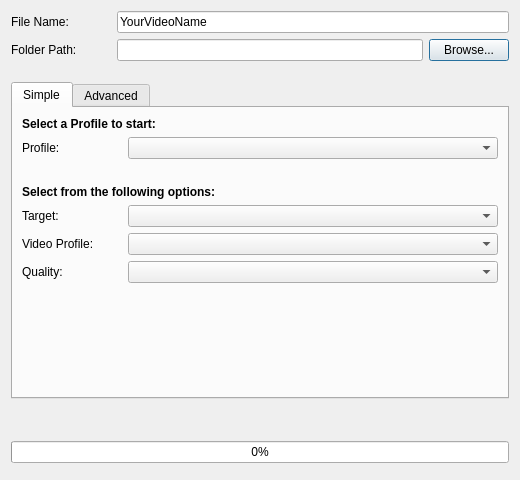
<?xml version="1.0" encoding="UTF-8"?>
<ui version="4.0">
 <class>Dialog</class>
 <widget class="QDialog" name="Dialog">
  <property name="geometry">
   <rect>
    <x>0</x>
    <y>0</y>
    <width>520</width>
    <height>480</height>
   </rect>
  </property>
  <property name="sizePolicy">
   <sizepolicy hsizetype="Preferred" vsizetype="Preferred">
    <horstretch>0</horstretch>
    <verstretch>0</verstretch>
   </sizepolicy>
  </property>
  <property name="windowTitle">
   <string>Export Video</string>
  </property>
  <property name="windowIcon">
   <iconset>
    <normaloff>../../images/openshot.png</normaloff>../../images/openshot.png</iconset>
  </property>
  <property name="autoFillBackground">
   <bool>false</bool>
  </property>
  <layout class="QGridLayout" name="gridLayout">
   <item row="4" column="0">
    <widget class="QProgressBar" name="progressExportVideo">
     <property name="sizePolicy">
      <sizepolicy hsizetype="Expanding" vsizetype="Minimum">
       <horstretch>0</horstretch>
       <verstretch>0</verstretch>
      </sizepolicy>
     </property>
     <property name="value">
      <number>0</number>
     </property>
    </widget>
   </item>
   <item row="0" column="0">
    <layout class="QVBoxLayout" name="verticalLayout">
     <item>
      <layout class="QHBoxLayout" name="horizontalLayout_3">
       <item>
        <widget class="QLabel" name="lblFileName">
         <property name="minimumSize">
          <size>
           <width>100</width>
           <height>0</height>
          </size>
         </property>
         <property name="text">
          <string>File Name:</string>
         </property>
        </widget>
       </item>
       <item>
        <widget class="QLineEdit" name="txtFileName">
         <property name="text">
          <string>YourVideoName</string>
         </property>
        </widget>
       </item>
      </layout>
     </item>
     <item>
      <layout class="QHBoxLayout" name="horizontalLayout_4">
       <property name="bottomMargin">
        <number>15</number>
       </property>
       <item>
        <widget class="QLabel" name="lblFolderPath">
         <property name="minimumSize">
          <size>
           <width>100</width>
           <height>0</height>
          </size>
         </property>
         <property name="text">
          <string>Folder Path:</string>
         </property>
        </widget>
       </item>
       <item>
        <widget class="QLineEdit" name="txtExportFolder"/>
       </item>
       <item>
        <widget class="QPushButton" name="btnBrowse">
         <property name="text">
          <string>Browse...</string>
         </property>
        </widget>
       </item>
      </layout>
     </item>
    </layout>
   </item>
   <item row="5" column="0">
    <widget class="QDialogButtonBox" name="buttonBox"/>
   </item>
   <item row="3" column="0">
    <spacer name="verticalSpacer_3">
     <property name="orientation">
      <enum>Qt::Vertical</enum>
     </property>
     <property name="sizeHint" stdset="0">
      <size>
       <width>20</width>
       <height>40</height>
      </size>
     </property>
    </spacer>
   </item>
   <item row="1" column="0" rowspan="2">
    <widget class="QTabWidget" name="tabWidget">
     <property name="sizePolicy">
      <sizepolicy hsizetype="Preferred" vsizetype="Preferred">
       <horstretch>0</horstretch>
       <verstretch>0</verstretch>
      </sizepolicy>
     </property>
     <property name="autoFillBackground">
      <bool>false</bool>
     </property>
     <property name="styleSheet">
      <string notr="true"/>
     </property>
     <property name="tabShape">
      <enum>QTabWidget::Rounded</enum>
     </property>
     <property name="currentIndex">
      <number>0</number>
     </property>
     <property name="documentMode">
      <bool>false</bool>
     </property>
     <widget class="QWidget" name="Simple">
      <property name="autoFillBackground">
       <bool>false</bool>
      </property>
      <property name="styleSheet">
       <string notr="true"/>
      </property>
      <attribute name="title">
       <string>Simple</string>
      </attribute>
      <layout class="QGridLayout" name="gridLayout_2">
       <property name="horizontalSpacing">
        <number>6</number>
       </property>
       <item row="4" column="0">
        <layout class="QFormLayout" name="formLayout_4">
         <property name="bottomMargin">
          <number>20</number>
         </property>
         <item row="0" column="0">
          <widget class="QLabel" name="label_5">
           <property name="minimumSize">
            <size>
             <width>100</width>
             <height>0</height>
            </size>
           </property>
           <property name="text">
            <string>Quality:</string>
           </property>
          </widget>
         </item>
         <item row="0" column="1">
          <widget class="QComboBox" name="cboSimpleQuality">
           <property name="sizePolicy">
            <sizepolicy hsizetype="Preferred" vsizetype="Fixed">
             <horstretch>0</horstretch>
             <verstretch>0</verstretch>
            </sizepolicy>
           </property>
          </widget>
         </item>
        </layout>
       </item>
       <item row="0" column="0">
        <layout class="QVBoxLayout" name="verticalLayout_2">
         <item>
          <widget class="QLabel" name="lblChooseProfile">
           <property name="text">
            <string>&lt;b&gt;Select a Profile to start:&lt;/b&gt;</string>
           </property>
          </widget>
         </item>
         <item>
          <layout class="QFormLayout" name="formLayout">
           <property name="verticalSpacing">
            <number>29</number>
           </property>
           <property name="bottomMargin">
            <number>20</number>
           </property>
           <item row="0" column="0">
            <widget class="QLabel" name="label">
             <property name="sizePolicy">
              <sizepolicy hsizetype="Preferred" vsizetype="Preferred">
               <horstretch>0</horstretch>
               <verstretch>0</verstretch>
              </sizepolicy>
             </property>
             <property name="minimumSize">
              <size>
               <width>100</width>
               <height>0</height>
              </size>
             </property>
             <property name="text">
              <string>Profile:</string>
             </property>
            </widget>
           </item>
           <item row="0" column="1">
            <widget class="QComboBox" name="cboSimpleProjectType">
             <property name="sizePolicy">
              <sizepolicy hsizetype="Expanding" vsizetype="Fixed">
               <horstretch>0</horstretch>
               <verstretch>0</verstretch>
              </sizepolicy>
             </property>
            </widget>
           </item>
          </layout>
         </item>
        </layout>
       </item>
       <item row="1" column="0">
        <widget class="QLabel" name="label_2">
         <property name="text">
          <string>&lt;b&gt;Select from the following options:&lt;/b&gt;</string>
         </property>
        </widget>
       </item>
       <item row="3" column="0">
        <layout class="QFormLayout" name="formLayout_3">
         <item row="0" column="1">
          <widget class="QComboBox" name="cboSimpleVideoProfile">
           <property name="sizePolicy">
            <sizepolicy hsizetype="Preferred" vsizetype="Fixed">
             <horstretch>0</horstretch>
             <verstretch>0</verstretch>
            </sizepolicy>
           </property>
          </widget>
         </item>
         <item row="0" column="0">
          <widget class="QLabel" name="label_4">
           <property name="minimumSize">
            <size>
             <width>100</width>
             <height>0</height>
            </size>
           </property>
           <property name="text">
            <string>Video Profile:</string>
           </property>
          </widget>
         </item>
        </layout>
       </item>
       <item row="5" column="0">
        <spacer name="verticalSpacer_2">
         <property name="orientation">
          <enum>Qt::Vertical</enum>
         </property>
         <property name="sizeHint" stdset="0">
          <size>
           <width>20</width>
           <height>40</height>
          </size>
         </property>
        </spacer>
       </item>
       <item row="2" column="0">
        <layout class="QFormLayout" name="formLayout_2">
         <property name="fieldGrowthPolicy">
          <enum>QFormLayout::AllNonFixedFieldsGrow</enum>
         </property>
         <item row="0" column="1">
          <widget class="QComboBox" name="cboSimpleTarget">
           <property name="sizePolicy">
            <sizepolicy hsizetype="Preferred" vsizetype="Fixed">
             <horstretch>0</horstretch>
             <verstretch>0</verstretch>
            </sizepolicy>
           </property>
          </widget>
         </item>
         <item row="0" column="0">
          <widget class="QLabel" name="label_3">
           <property name="minimumSize">
            <size>
             <width>100</width>
             <height>0</height>
            </size>
           </property>
           <property name="text">
            <string>Target:</string>
           </property>
          </widget>
         </item>
        </layout>
       </item>
      </layout>
     </widget>
     <widget class="QWidget" name="Advanced">
      <attribute name="title">
       <string>Advanced</string>
      </attribute>
      <layout class="QGridLayout" name="gridLayout_3">
       <item row="0" column="0">
        <widget class="QToolBox" name="toolBox">
         <property name="sizePolicy">
          <sizepolicy hsizetype="Preferred" vsizetype="MinimumExpanding">
           <horstretch>0</horstretch>
           <verstretch>0</verstretch>
          </sizepolicy>
         </property>
         <property name="frameShape">
          <enum>QFrame::NoFrame</enum>
         </property>
         <property name="frameShadow">
          <enum>QFrame::Plain</enum>
         </property>
         <property name="lineWidth">
          <number>0</number>
         </property>
         <property name="currentIndex">
          <number>0</number>
         </property>
         <widget class="QWidget" name="pageAdvancedOptions">
          <property name="geometry">
           <rect>
            <x>0</x>
            <y>0</y>
            <width>413</width>
            <height>119</height>
           </rect>
          </property>
          <attribute name="label">
           <string>Advanced Options</string>
          </attribute>
          <layout class="QGridLayout" name="gridLayout_4">
           <item row="0" column="0">
            <layout class="QVBoxLayout" name="verticalLayout_6">
             <item>
              <layout class="QHBoxLayout" name="horizontalLayout_2">
               <property name="bottomMargin">
                <number>0</number>
               </property>
               <item>
                <widget class="QLabel" name="lblExportTo">
                 <property name="minimumSize">
                  <size>
                   <width>100</width>
                   <height>0</height>
                  </size>
                 </property>
                 <property name="text">
                  <string>Export To:</string>
                 </property>
                </widget>
               </item>
               <item>
                <widget class="QComboBox" name="cboExportTo">
                 <property name="sizePolicy">
                  <sizepolicy hsizetype="Expanding" vsizetype="Fixed">
                   <horstretch>0</horstretch>
                   <verstretch>0</verstretch>
                  </sizepolicy>
                 </property>
                </widget>
               </item>
              </layout>
             </item>
            </layout>
           </item>
           <item row="2" column="0">
            <layout class="QHBoxLayout" name="horizontalLayout">
             <item>
              <widget class="QLabel" name="lblEndFrame">
               <property name="minimumSize">
                <size>
                 <width>100</width>
                 <height>0</height>
                </size>
               </property>
               <property name="text">
                <string>End Frame:</string>
               </property>
              </widget>
             </item>
             <item>
              <widget class="QSpinBox" name="txtEndFrame">
               <property name="sizePolicy">
                <sizepolicy hsizetype="Expanding" vsizetype="Fixed">
                 <horstretch>0</horstretch>
                 <verstretch>0</verstretch>
                </sizepolicy>
               </property>
               <property name="minimum">
                <number>1</number>
               </property>
               <property name="maximum">
                <number>99999999</number>
               </property>
              </widget>
             </item>
            </layout>
           </item>
           <item row="1" column="0">
            <layout class="QHBoxLayout" name="horizontalLayout_5">
             <item>
              <widget class="QLabel" name="lblStartFrame">
               <property name="minimumSize">
                <size>
                 <width>100</width>
                 <height>0</height>
                </size>
               </property>
               <property name="text">
                <string>Start Frame:</string>
               </property>
              </widget>
             </item>
             <item>
              <widget class="QSpinBox" name="txtStartFrame">
               <property name="sizePolicy">
                <sizepolicy hsizetype="Expanding" vsizetype="Fixed">
                 <horstretch>0</horstretch>
                 <verstretch>0</verstretch>
                </sizepolicy>
               </property>
               <property name="minimum">
                <number>1</number>
               </property>
               <property name="maximum">
                <number>99999999</number>
               </property>
              </widget>
             </item>
            </layout>
           </item>
          </layout>
         </widget>
         <widget class="QWidget" name="pageProfile">
          <property name="geometry">
           <rect>
            <x>0</x>
            <y>0</y>
            <width>271</width>
            <height>257</height>
           </rect>
          </property>
          <property name="sizePolicy">
           <sizepolicy hsizetype="Preferred" vsizetype="Preferred">
            <horstretch>0</horstretch>
            <verstretch>0</verstretch>
           </sizepolicy>
          </property>
          <attribute name="label">
           <string>Profile</string>
          </attribute>
          <layout class="QGridLayout" name="gridLayout_5">
           <property name="sizeConstraint">
            <enum>QLayout::SetNoConstraint</enum>
           </property>
           <item row="0" column="0">
            <layout class="QHBoxLayout" name="horizontalLayout_6">
             <item>
              <widget class="QLabel" name="lblProfile_2">
               <property name="minimumSize">
                <size>
                 <width>100</width>
                 <height>0</height>
                </size>
               </property>
               <property name="text">
                <string>Profile:</string>
               </property>
              </widget>
             </item>
             <item>
              <widget class="QComboBox" name="cboProfile">
               <property name="sizePolicy">
                <sizepolicy hsizetype="Expanding" vsizetype="Fixed">
                 <horstretch>0</horstretch>
                 <verstretch>0</verstretch>
                </sizepolicy>
               </property>
              </widget>
             </item>
            </layout>
           </item>
           <item row="2" column="0">
            <layout class="QHBoxLayout" name="horizontalLayout_10">
             <item>
              <widget class="QLabel" name="lblHeight">
               <property name="minimumSize">
                <size>
                 <width>100</width>
                 <height>0</height>
                </size>
               </property>
               <property name="text">
                <string>Height:</string>
               </property>
              </widget>
             </item>
             <item>
              <widget class="QSpinBox" name="txtHeight">
               <property name="sizePolicy">
                <sizepolicy hsizetype="Expanding" vsizetype="Fixed">
                 <horstretch>0</horstretch>
                 <verstretch>0</verstretch>
                </sizepolicy>
               </property>
               <property name="minimum">
                <number>2</number>
               </property>
               <property name="maximum">
                <number>9999</number>
               </property>
              </widget>
             </item>
            </layout>
           </item>
           <item row="4" column="0">
            <layout class="QHBoxLayout" name="horizontalLayout_12">
             <item>
              <widget class="QLabel" name="lblAspectRatio">
               <property name="minimumSize">
                <size>
                 <width>100</width>
                 <height>0</height>
                </size>
               </property>
               <property name="text">
                <string>Aspect Ratio:</string>
               </property>
              </widget>
             </item>
             <item>
              <widget class="QSpinBox" name="txtAspectRatioNum">
               <property name="sizePolicy">
                <sizepolicy hsizetype="Expanding" vsizetype="Fixed">
                 <horstretch>0</horstretch>
                 <verstretch>0</verstretch>
                </sizepolicy>
               </property>
               <property name="minimum">
                <number>1</number>
               </property>
               <property name="maximum">
                <number>9999</number>
               </property>
              </widget>
             </item>
             <item>
              <widget class="QSpinBox" name="txtAspectRatioDen">
               <property name="sizePolicy">
                <sizepolicy hsizetype="Expanding" vsizetype="Fixed">
                 <horstretch>0</horstretch>
                 <verstretch>0</verstretch>
                </sizepolicy>
               </property>
               <property name="minimum">
                <number>1</number>
               </property>
               <property name="maximum">
                <number>9999</number>
               </property>
              </widget>
             </item>
            </layout>
           </item>
           <item row="5" column="0">
            <layout class="QHBoxLayout" name="horizontalLayout_13">
             <item>
              <widget class="QLabel" name="lblPixelRatio">
               <property name="minimumSize">
                <size>
                 <width>100</width>
                 <height>0</height>
                </size>
               </property>
               <property name="text">
                <string>Pixel Ratio:</string>
               </property>
              </widget>
             </item>
             <item>
              <widget class="QSpinBox" name="txtPixelRatioNum">
               <property name="sizePolicy">
                <sizepolicy hsizetype="Expanding" vsizetype="Fixed">
                 <horstretch>0</horstretch>
                 <verstretch>0</verstretch>
                </sizepolicy>
               </property>
               <property name="minimum">
                <number>1</number>
               </property>
               <property name="maximum">
                <number>9999</number>
               </property>
              </widget>
             </item>
             <item>
              <widget class="QSpinBox" name="txtPixelRatioDen">
               <property name="sizePolicy">
                <sizepolicy hsizetype="Expanding" vsizetype="Fixed">
                 <horstretch>0</horstretch>
                 <verstretch>0</verstretch>
                </sizepolicy>
               </property>
               <property name="minimum">
                <number>1</number>
               </property>
               <property name="maximum">
                <number>9999</number>
               </property>
              </widget>
             </item>
            </layout>
           </item>
           <item row="6" column="0">
            <layout class="QHBoxLayout" name="horizontalLayout_14">
             <item>
              <widget class="QLabel" name="lblFrameRate">
               <property name="minimumSize">
                <size>
                 <width>100</width>
                 <height>0</height>
                </size>
               </property>
               <property name="text">
                <string>Frame Rate:</string>
               </property>
              </widget>
             </item>
             <item>
              <widget class="QSpinBox" name="txtFrameRateNum">
               <property name="sizePolicy">
                <sizepolicy hsizetype="Expanding" vsizetype="Fixed">
                 <horstretch>0</horstretch>
                 <verstretch>0</verstretch>
                </sizepolicy>
               </property>
               <property name="minimum">
                <number>1</number>
               </property>
               <property name="maximum">
                <number>99999</number>
               </property>
              </widget>
             </item>
             <item>
              <widget class="QSpinBox" name="txtFrameRateDen">
               <property name="sizePolicy">
                <sizepolicy hsizetype="Expanding" vsizetype="Fixed">
                 <horstretch>0</horstretch>
                 <verstretch>0</verstretch>
                </sizepolicy>
               </property>
               <property name="minimum">
                <number>1</number>
               </property>
               <property name="maximum">
                <number>9999</number>
               </property>
              </widget>
             </item>
            </layout>
           </item>
           <item row="7" column="0">
            <layout class="QHBoxLayout" name="horizontalLayout_15">
             <property name="bottomMargin">
              <number>0</number>
             </property>
             <item>
              <widget class="QLabel" name="lblInterlaced">
               <property name="minimumSize">
                <size>
                 <width>100</width>
                 <height>0</height>
                </size>
               </property>
               <property name="text">
                <string>Interlaced:</string>
               </property>
              </widget>
             </item>
             <item>
              <widget class="QComboBox" name="cboInterlaced">
               <property name="sizePolicy">
                <sizepolicy hsizetype="Expanding" vsizetype="Fixed">
                 <horstretch>0</horstretch>
                 <verstretch>0</verstretch>
                </sizepolicy>
               </property>
              </widget>
             </item>
            </layout>
           </item>
           <item row="1" column="0">
            <layout class="QHBoxLayout" name="horizontalLayout_11">
             <item>
              <widget class="QLabel" name="lblWidth">
               <property name="minimumSize">
                <size>
                 <width>100</width>
                 <height>0</height>
                </size>
               </property>
               <property name="text">
                <string>Width:</string>
               </property>
              </widget>
             </item>
             <item>
              <widget class="QSpinBox" name="txtWidth">
               <property name="sizePolicy">
                <sizepolicy hsizetype="Expanding" vsizetype="Fixed">
                 <horstretch>0</horstretch>
                 <verstretch>0</verstretch>
                </sizepolicy>
               </property>
               <property name="minimum">
                <number>2</number>
               </property>
               <property name="maximum">
                <number>9999</number>
               </property>
              </widget>
             </item>
            </layout>
           </item>
          </layout>
         </widget>
         <widget class="QWidget" name="page_4">
          <property name="geometry">
           <rect>
            <x>0</x>
            <y>0</y>
            <width>185</width>
            <height>56</height>
           </rect>
          </property>
          <attribute name="label">
           <string>Image Sequence Settings</string>
          </attribute>
          <layout class="QGridLayout" name="gridLayout_6">
           <item row="0" column="0">
            <layout class="QHBoxLayout" name="horizontalLayout_16">
             <property name="bottomMargin">
              <number>10</number>
             </property>
             <item>
              <widget class="QLabel" name="lblImageFormat">
               <property name="minimumSize">
                <size>
                 <width>100</width>
                 <height>0</height>
                </size>
               </property>
               <property name="text">
                <string>Image Format:</string>
               </property>
              </widget>
             </item>
             <item>
              <widget class="QLineEdit" name="txtImageFormat"/>
             </item>
            </layout>
           </item>
          </layout>
         </widget>
         <widget class="QWidget" name="page_2">
          <property name="geometry">
           <rect>
            <x>0</x>
            <y>0</y>
            <width>185</width>
            <height>117</height>
           </rect>
          </property>
          <attribute name="label">
           <string>Video Settings</string>
          </attribute>
          <layout class="QGridLayout" name="gridLayout_7">
           <item row="0" column="0">
            <layout class="QHBoxLayout" name="horizontalLayout_17">
             <item>
              <widget class="QLabel" name="lblVideoFormat">
               <property name="minimumSize">
                <size>
                 <width>100</width>
                 <height>0</height>
                </size>
               </property>
               <property name="text">
                <string>Video Format:</string>
               </property>
              </widget>
             </item>
             <item>
              <widget class="QLineEdit" name="txtVideoFormat"/>
             </item>
            </layout>
           </item>
           <item row="1" column="0">
            <layout class="QHBoxLayout" name="horizontalLayout_18">
             <item>
              <widget class="QLabel" name="lblVideoCodec">
               <property name="minimumSize">
                <size>
                 <width>100</width>
                 <height>0</height>
                </size>
               </property>
               <property name="text">
                <string>Video Codec:</string>
               </property>
              </widget>
             </item>
             <item>
              <widget class="QLineEdit" name="txtVideoCodec"/>
             </item>
            </layout>
           </item>
           <item row="2" column="0">
            <layout class="QHBoxLayout" name="horizontalLayout_19">
             <property name="bottomMargin">
              <number>0</number>
             </property>
             <item>
              <widget class="QLabel" name="lblVideoBitrate">
               <property name="minimumSize">
                <size>
                 <width>100</width>
                 <height>0</height>
                </size>
               </property>
               <property name="text">
                <string>Bit Rate / Quality:</string>
               </property>
              </widget>
             </item>
             <item>
              <widget class="QLineEdit" name="txtVideoBitRate"/>
             </item>
            </layout>
           </item>
          </layout>
         </widget>
         <widget class="QWidget" name="page_5">
          <property name="geometry">
           <rect>
            <x>0</x>
            <y>-67</y>
            <width>400</width>
            <height>187</height>
           </rect>
          </property>
          <attribute name="label">
           <string>Audio Settings</string>
          </attribute>
          <layout class="QGridLayout" name="gridLayout_8">
           <item row="1" column="0">
            <layout class="QHBoxLayout" name="horizontalLayout_21">
             <item>
              <widget class="QLabel" name="lblSampleRate">
               <property name="minimumSize">
                <size>
                 <width>100</width>
                 <height>0</height>
                </size>
               </property>
               <property name="text">
                <string>Sample Rate:</string>
               </property>
              </widget>
             </item>
             <item>
              <widget class="QSpinBox" name="txtSampleRate">
               <property name="sizePolicy">
                <sizepolicy hsizetype="Expanding" vsizetype="Fixed">
                 <horstretch>0</horstretch>
                 <verstretch>0</verstretch>
                </sizepolicy>
               </property>
               <property name="minimum">
                <number>1000</number>
               </property>
               <property name="maximum">
                <number>128000</number>
               </property>
              </widget>
             </item>
            </layout>
           </item>
           <item row="0" column="0">
            <layout class="QHBoxLayout" name="horizontalLayout_20">
             <item>
              <widget class="QLabel" name="lblAudioCodec">
               <property name="minimumSize">
                <size>
                 <width>100</width>
                 <height>0</height>
                </size>
               </property>
               <property name="text">
                <string>Audio Codec:</string>
               </property>
              </widget>
             </item>
             <item>
              <widget class="QLineEdit" name="txtAudioCodec"/>
             </item>
            </layout>
           </item>
           <item row="4" column="0">
            <layout class="QHBoxLayout" name="horizontalLayout_23">
             <item>
              <widget class="QLabel" name="lblAudioBitrate">
               <property name="minimumSize">
                <size>
                 <width>100</width>
                 <height>0</height>
                </size>
               </property>
               <property name="text">
                <string>Bit Rate / Quality:</string>
               </property>
              </widget>
             </item>
             <item>
              <widget class="QLineEdit" name="txtAudioBitrate"/>
             </item>
            </layout>
           </item>
           <item row="2" column="0">
            <layout class="QHBoxLayout" name="horizontalLayout_22">
             <item>
              <widget class="QLabel" name="lblChannels">
               <property name="minimumSize">
                <size>
                 <width>100</width>
                 <height>0</height>
                </size>
               </property>
               <property name="text">
                <string># of Channels:</string>
               </property>
              </widget>
             </item>
             <item>
              <widget class="QSpinBox" name="txtChannels">
               <property name="sizePolicy">
                <sizepolicy hsizetype="Expanding" vsizetype="Fixed">
                 <horstretch>0</horstretch>
                 <verstretch>0</verstretch>
                </sizepolicy>
               </property>
               <property name="minimum">
                <number>1</number>
               </property>
               <property name="maximum">
                <number>9</number>
               </property>
              </widget>
             </item>
            </layout>
           </item>
           <item row="3" column="0">
            <layout class="QHBoxLayout" name="horizontalLayout_7">
             <property name="topMargin">
              <number>0</number>
             </property>
             <item>
              <widget class="QLabel" name="lblChannelLayout">
               <property name="minimumSize">
                <size>
                 <width>100</width>
                 <height>0</height>
                </size>
               </property>
               <property name="text">
                <string>Channel Layout:</string>
               </property>
              </widget>
             </item>
             <item>
              <widget class="QComboBox" name="cboChannelLayout">
               <property name="sizePolicy">
                <sizepolicy hsizetype="Expanding" vsizetype="Fixed">
                 <horstretch>0</horstretch>
                 <verstretch>0</verstretch>
                </sizepolicy>
               </property>
              </widget>
             </item>
            </layout>
           </item>
          </layout>
         </widget>
        </widget>
       </item>
       <item row="1" column="0">
        <spacer name="verticalSpacer">
         <property name="orientation">
          <enum>Qt::Vertical</enum>
         </property>
         <property name="sizeHint" stdset="0">
          <size>
           <width>20</width>
           <height>40</height>
          </size>
         </property>
        </spacer>
       </item>
      </layout>
     </widget>
    </widget>
   </item>
  </layout>
 </widget>
 <resources/>
 <connections>
  <connection>
   <sender>buttonBox</sender>
   <signal>accepted()</signal>
   <receiver>Dialog</receiver>
   <slot>accept()</slot>
   <hints>
    <hint type="sourcelabel">
     <x>59</x>
     <y>24</y>
    </hint>
    <hint type="destinationlabel">
     <x>249</x>
     <y>170</y>
    </hint>
   </hints>
  </connection>
  <connection>
   <sender>buttonBox</sender>
   <signal>rejected()</signal>
   <receiver>Dialog</receiver>
   <slot>reject()</slot>
   <hints>
    <hint type="sourcelabel">
     <x>59</x>
     <y>24</y>
    </hint>
    <hint type="destinationlabel">
     <x>249</x>
     <y>170</y>
    </hint>
   </hints>
  </connection>
 </connections>
</ui>
